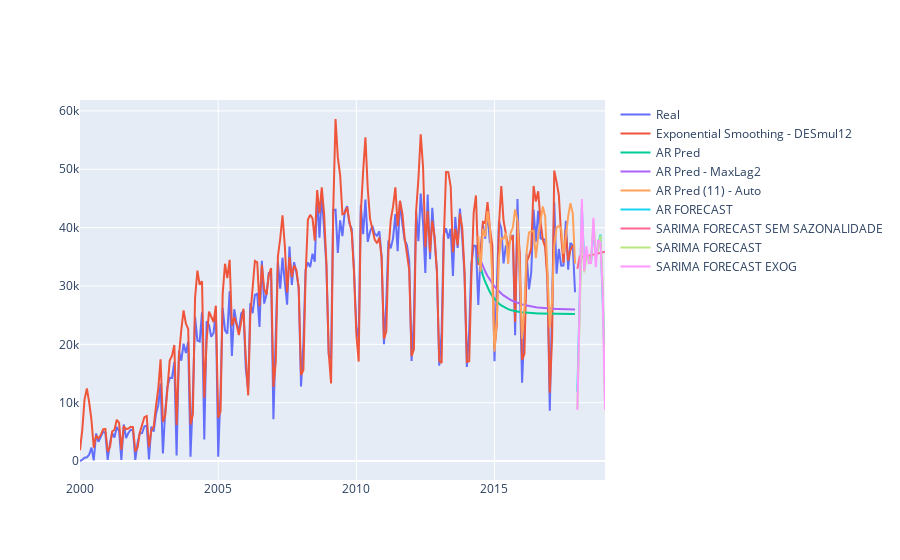

Here is the notebook cell this chart was saved with:
### Code cell
import plotly.graph_objects as go

fig = go.Figure()

fig.add_trace(go.Scatter(x=dfChoosed.reset_index()['judgmentDate'], y=dfChoosed[field],mode='lines',name='Real'))
fig.add_trace(go.Scatter(x=dfSimpleExpSmooth.reset_index()['judgmentDate'], y=dfSimpleExpSmooth['DESmul'+str(predictFieldPeriod)],mode='lines',name='Exponential Smoothing - DESmul'+str(predictFieldPeriod)))
fig.add_trace(go.Scatter(x=predictions1.index, y=predictions1.values,mode='lines',name='AR Pred'))
fig.add_trace(go.Scatter(x=predictions2.index, y=predictions2.values,mode='lines',name='AR Pred - MaxLag2'))
fig.add_trace(go.Scatter(x=predictions11.index, y=predictions11.values,mode='lines',name='AR Pred (11) - Auto'))
fig.add_trace(go.Scatter(x=fcastAR.index, y=fcastAR.values,mode='lines',name='AR FORECAST'))
#fig.add_trace(go.Scatter(x=predictionsARMA.index, y=predictionsARMA,mode='lines',name='SARIMA')) nao consegue por pois ele foi tornado estacionario
fig.add_trace(go.Scatter(x=fcastARIMANoSeasonal.index, y=fcastARIMANoSeasonal,mode='lines',name='SARIMA FORECAST SEM SAZONALIDADE'))
fig.add_trace(go.Scatter(x=fcastARIMA.index, y=fcastARIMA,mode='lines',name='SARIMA FORECAST'))
fig.add_trace(go.Scatter(x=fcastARIMAExog.index, y=fcastARIMAExog,mode='lines',name='SARIMA FORECAST EXOG'))

fig.show()



print(adjust("Exponential Smoothing (additional): ",40),forecast_accuracy(dfSimpleExpSmooth['DESmul'+str(predictFieldPeriod)][-predictFieldPeriod:],HwForeCastAdd)['rmse'])
print(adjust("Exponential Smoothing (multiplicate): ",40),forecast_accuracy(dfSimpleExpSmooth['DESmul'+str(predictFieldPeriod)][-predictFieldPeriod:],HwForeCastMul)['rmse'])
for i in range(3):
    print(adjust(labelsAR[i]+':',40),forecast_accuracy(arTest[field], ArimaPreds[i])['rmse'])

print(adjust('SARIMAX No Seasonal: ',40),forecast_accuracy(testDiff[field], predictionsARMANoSeasonal)['rmse'])    
print(adjust('SARIMAX: ',40),forecast_accuracy(testDiff[field], predictionsARMA)['rmse'])
print(adjust('SARIMAX Exogenous: ',40),forecast_accuracy(testDiff[field], predictionsARMAExog)['rmse'])
